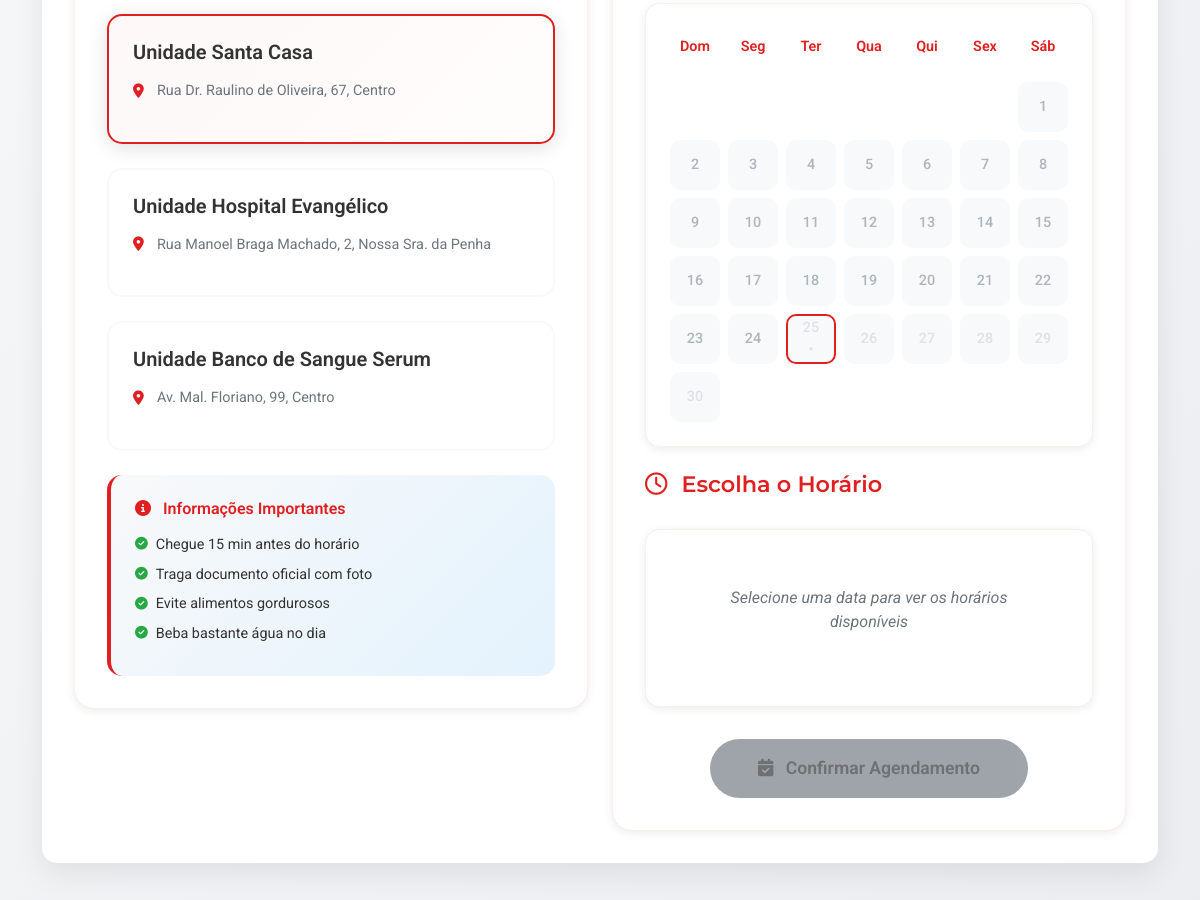
The page /doador/agendamento/alterar/1 (signed in, middle part) on the database as committed earlier.
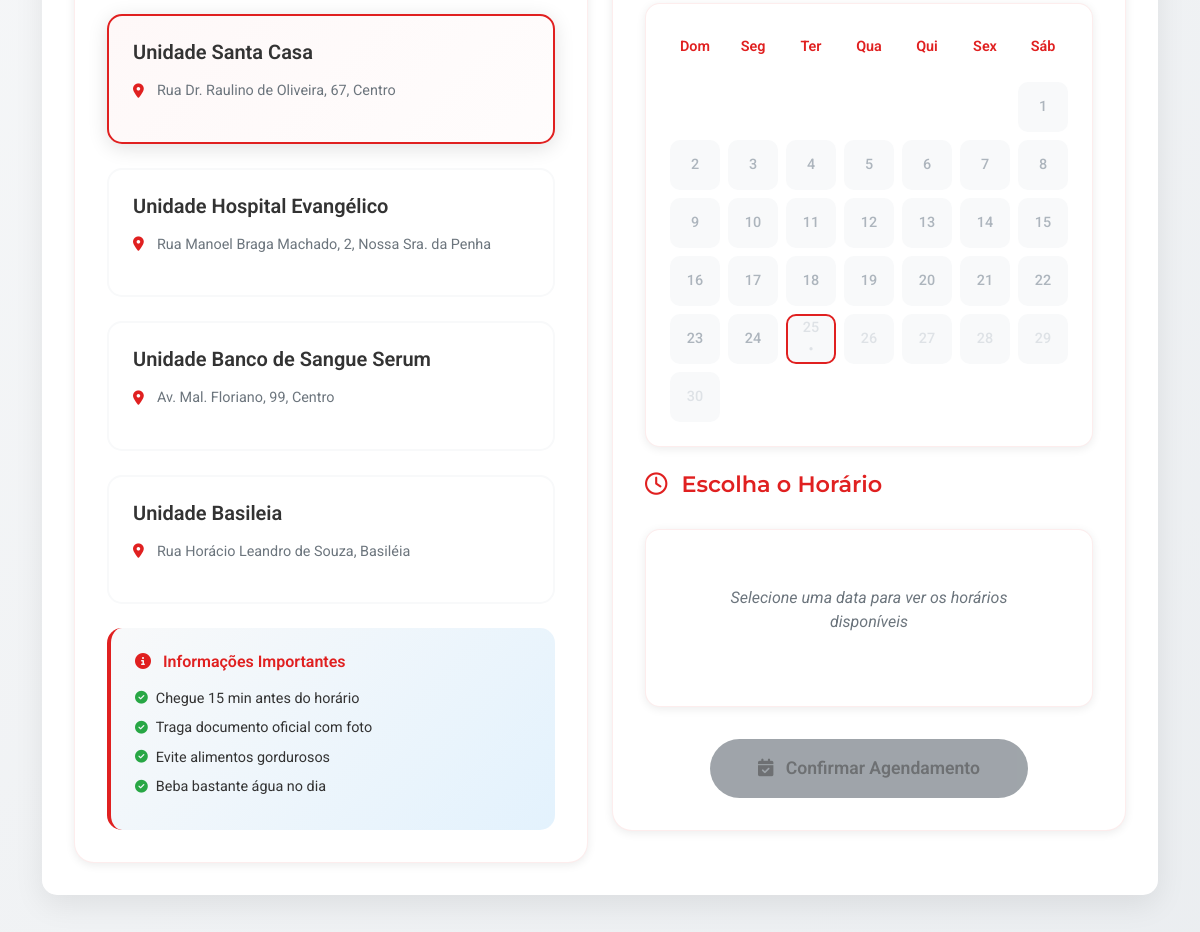
The same page on the database as committed later.
### tables this page shows
CREATE TABLE unidade_coleta (
cod_unidade INTEGER PRIMARY KEY AUTOINCREMENT,
cod_licenca INTEGER NOT NULL,
cod_horario_funcionamento INTEGER NOT NULL,  
nome TEXT NOT NULL,
email TEXT NOT NULL,
rua_unidade TEXT NOT NULL,
bairro_unidade TEXT NOT NULL,
cidade_unidade INTEGER NOT NULL,
cep_unidade TEXT NOT NULL,
latitude REAL NOT NULL,
longitude REAL NOT NULL,
telefone TEXT NOT NULL,
FOREIGN KEY (cod_licenca) REFERENCES licenca(cod_licenca),
FOREIGN KEY (cidade_unidade) REFERENCES cidade(cod_cidade),
FOREIGN KEY (cod_horario_funcionamento) REFERENCES horario_funcionamento(cod_horario_funcionamento)
);

### routes/doador/doador_agendamentos_alterar.py (the view)
@router.get("/doador/agendamento/alterar/{cod_agendamento}")
@requer_autenticacao(["doador"])
async def get_doador_agendamento_alterar(request: Request, cod_agendamento: int, usuario_logado: dict = None):
    agendamento = agendamento_repo.obter_por_id(cod_agendamento)
    if not agendamento:
        return RedirectResponse("/doador/agendamento?erro=agendamento_nao_encontrado", status_code=status.HTTP_303_SEE_OTHER)
    if agendamento.cod_usuario != usuario_logado['cod_usuario']:
        return RedirectResponse("/doador/agendamento?erro=sem_permissao", status_code=status.HTTP_303_SEE_OTHER)
    unidade_atual = unidade_coleta_repo.obter_por_id(agendamento.local_agendamento)
    unidades = unidade_coleta_repo.obter_todos() or []
    response = templates.TemplateResponse("doador/doador_agendamento_alterar.html", {
        "request": request,
        "active_page": "agendamento",
        "usuario": usuario_logado,
        "agendamento": agendamento,
        "unidade_atual": unidade_atual,
        "unidades": unidades
    })
    return response

### templates/doador/doador_agendamento_alterar.html (shortened to what this page needs)
{% extends "doador/doador__base.html" %}
{% block custom_css %}
<link href="/static/css/doador/doador_agendamento_alterar.css" rel="stylesheet">
{% endblock %}
{% block conteudo %}
<div class="container mt-n5">
    <div class="reschedule-container">
                    {% set dias_semana = ['Segunda-feira', 'Terça-feira', 'Quarta-feira', 'Quinta-feira', 'Sexta-feira', 'Sábado', 'Domingo'] %}
                    {% set meses = ['janeiro', 'fevereiro', 'março', 'abril', 'maio', 'junho', 'julho', 'agosto', 'setembro', 'outubro', 'novembro', 'dezembro'] %}
        <div class="row">
            <div class="col-lg-6">
                <div class="selection-card">
                    <div class="location-list">
                        {% if unidades %}
                            {% for unidade in unidades %}
                        <div
                            class="location-card {% if agendamento and unidade.cod_unidade == agendamento.local_agendamento %}active{% endif %}"
                            onclick="selectLocation({{ unidade.cod_unidade }}, this)"
                            data-unidade-id="{{ unidade.cod_unidade }}"
                            data-unidade-nome="{{ unidade.nome }}"
                            data-unidade-endereco="{{ unidade.rua_unidade }}, {{ unidade.bairro_unidade }}"
                        >
                            <div class="location-header">
                                <h5>{{ unidade.nome }}</h5>
                            </div>
                            <div class="location-details">
                                <div class="detail-item">
                                    <i class="fas fa-map-marker-alt"></i>
                                    {{ unidade.rua_unidade }}, {{ unidade.bairro_unidade }}
                                </div>
                            </div>
                        </div>
                        {% endfor %}
                        {% else %}
                        <div class="text-center p-4">
                            <p class="text-muted">Nenhuma unidade de coleta disponível</p>
                        </div>
                        {% endif %}
                    </div>
                    <div class="info-card">
                        <h6>
                            <i class="fas fa-info-circle me-2"></i>
                            Informações Importantes
                        </h6>
                        <ul class="info-list">
                            <li>
                                <i class="fas fa-check-circle"></i>
                                Chegue 15 min antes do horário
                            </li>
                            <li>
                                <i class="fas fa-check-circle"></i>
                                Traga documento oficial com foto
                            </li>
                            <li>
                                <i class="fas fa-check-circle"></i>
                                Evite alimentos gordurosos
                            </li>
                            <li>
                                <i class="fas fa-check-circle"></i>
                                Beba bastante água no dia
                            </li>
                        </ul>
                    </div>
                </div>
            </div>
            <div class="col-lg-6">
                <div class="main-content-card">
                    <div id="selectedLocation" style="display: none;">
                        <div class="calendar-section mb-4">
                            <div class="calendar-container">
                                <div class="calendar-header">
                                    <div class="calendar-day-name">Dom</div>
                                    <div class="calendar-day-name">Seg</div>
                                    <div class="calendar-day-name">Ter</div>
                                    <div class="calendar-day-name">Qua</div>
                                    <div class="calendar-day-name">Qui</div>
                                    <div class="calendar-day-name">Sex</div>
                                    <div class="calendar-day-name">Sáb</div>
                                </div>
                                <div id="calendarDays" class="calendar-body">
                                    </div>
                            </div>
                        </div>
                        <div class="time-section mb-4">
                            <h3 class="section-title">
                                <i class="far fa-clock me-2"></i>
                                Escolha o Horário
                            </h3>
                            <div id="timeSlots" class="time-slots-container">
                            </div>
                        </div>
                        <div class="confirmation-section">
                            <button id="confirmBtn" class="btn btn-confirm" onclick="confirmAppointment()">
                                <i class="fas fa-calendar-check me-2"></i>
                                Confirmar Agendamento
                            </button>
                        </div>
                    </div>
                </div>
            </div>
        </div>
    </div>
</div>
{% endblock %}

### templates/doador/doador__base.html (shortened to what this page needs)
<!DOCTYPE html>
<html lang="pt-br">
    <head>
        <link href="https://cdn.jsdelivr.net/npm/bootstrap@5.3.0-alpha1/dist/css/bootstrap.min.css" rel="stylesheet">
        <link rel="stylesheet" href="https://cdnjs.cloudflare.com/ajax/libs/font-awesome/6.4.0/css/all.min.css">
        <link rel="stylesheet" href="/static/css/doador/doador__base.css">
        {% block custom_css %}
        {% endblock %}
    </head>
    <body>
        {% block conteudo %}
        {% endblock %}
    </body>
</html>

### static/css/doador/doador__base.css (style rules this page uses)
:root { --hemotec-red: #e02020; --hemotec-dark-red: #c01010; --hemotec-light-red: #ff4040; --hemotec-bg-light: #f8f9fa; --hemotec-text-dark: #333333; --hemotec-accent: #0066cc; --hemotec-success: #28a745; --hemotec-warning: #ffc107; }

### static/css/doador/doador_agendamento_alterar.css (style rules this page uses)
:root { --hemotec-red: #C41515; --hemotec-gray: #23282F; }
.reschedule-container { background-color: #ffffff; border-radius: 15px; padding: 2rem; box-shadow: 0 10px 30px rgba(0, 0, 0, 0.08); position: relative; z-index: 5; }
.section-title { font-family: 'Montserrat', sans-serif; font-weight: 600; color: var(--hemotec-gray); margin-bottom: 1.5rem; }
:root { --hemotec-red: #e02020; --hemotec-dark-red: #c01010; --hemotec-light-red: #ff4040; --hemotec-bg-light: #f8f9fa; --hemotec-text-dark: #333333; --hemotec-accent: #0066cc; --hemotec-success: #28a745; --hemotec-warning: #ffc107; --shadow-light: 0 2px 10px rgba(0, 0, 0, 0.08); --shadow-medium: 0 4px 20px rgba(0, 0, 0, 0.12); --shadow-heavy: 0 8px 30px rgba(0, 0, 0, 0.15); }
body { font-family: 'Roboto', sans-serif; background: linear-gradient(135deg, #f8f9fa 0%, #e9ecef 100%); min-height: 100vh; }
.selection-card, .main-content-card { background: white; border-radius: 20px; padding: 2rem; box-shadow: var(--shadow-light); border: 1px solid rgba(224, 32, 32, 0.08); transition: all 0.3s ease; min-height: 420px; height: fit-content; }
.section-title { font-family: 'Montserrat', sans-serif; font-weight: 600; color: var(--hemotec-red); margin-bottom: 2rem; font-size: 1.4rem; }
.location-card { background: white; border: 2px solid #f8f9fa; border-radius: 15px; padding: 1.5rem; margin-bottom: 1.5rem; cursor: pointer; transition: all 0.3s ease; position: relative; overflow: hidden; }
.location-card::before { content: ''; position: absolute; top: 0; left: -100%; width: 100%; height: 100%; background: linear-gradient(90deg, transparent, rgba(224, 32, 32, 0.05), transparent); transition: left 0.5s ease; }
.location-card.selected { border-color: var(--hemotec-red); background: linear-gradient(135deg, rgba(224, 32, 32, 0.03), rgba(224, 32, 32, 0.01)); box-shadow: var(--shadow-medium); }
.location-header { display: flex; justify-content: space-between; align-items: flex-start; margin-bottom: 1rem; }
.location-header h5 { margin: 0; color: var(--hemotec-text-dark); font-weight: 600; flex: 1; }
.location-details { margin-bottom: 1rem; }
.detail-item { display: flex; align-items: center; margin-bottom: 0.5rem; color: #6c757d; font-size: 0.9rem; }
.detail-item i { width: 16px; margin-right: 0.5rem; color: var(--hemotec-red); }
.info-card { background: linear-gradient(135deg, var(--hemotec-bg-light), #e3f2fd); border-radius: 15px; padding: 1.5rem; border-left: 4px solid var(--hemotec-red); }
.info-card h6 { color: var(--hemotec-red); font-weight: 600; margin-bottom: 1rem; }
.info-list { list-style: none; padding: 0; margin: 0; }
.info-list li { display: flex; align-items: center; margin-bottom: 0.5rem; font-size: 0.9rem; color: var(--hemotec-text-dark); }
.info-list i { color: var(--hemotec-success); margin-right: 0.5rem; font-size: 0.8rem; }
.calendar-container { background: white; border-radius: 15px; padding: 1.5rem; box-shadow: var(--shadow-light); border: 1px solid rgba(224, 32, 32, 0.08); }
.calendar-header { display: grid; grid-template-columns: repeat(7, 1fr); gap: 0.5rem; margin-bottom: 1rem; }
.calendar-day-name { text-align: center; font-weight: 600; color: var(--hemotec-red); padding: 0.5rem; font-size: 0.9rem; }
.calendar-body { display: grid; grid-template-columns: repeat(7, 1fr); gap: 0.5rem; }
.time-slots-container { background: white; border-radius: 15px; padding: 1.5rem; box-shadow: var(--shadow-light); border: 1px solid rgba(224, 32, 32, 0.08); }
.confirmation-section { text-align: center; margin-top: 2rem; }
.btn-confirm { background: linear-gradient(135deg, var(--hemotec-red), var(--hemotec-dark-red)); border: none; color: white; padding: 1rem 3rem; font-size: 1.1rem; font-weight: 600; border-radius: 50px; transition: all 0.3s ease; box-shadow: var(--shadow-light); }
.btn-confirm:disabled { background: #6c757d; cursor: not-allowed; transform: none; box-shadow: none; }

Rows that differ between the two databases and show on the page:
added unidade_coleta: nome "Unidade Basileia", rua_unidade "Rua Horácio Leandro de Souza", bairro_unidade "Basiléia"
